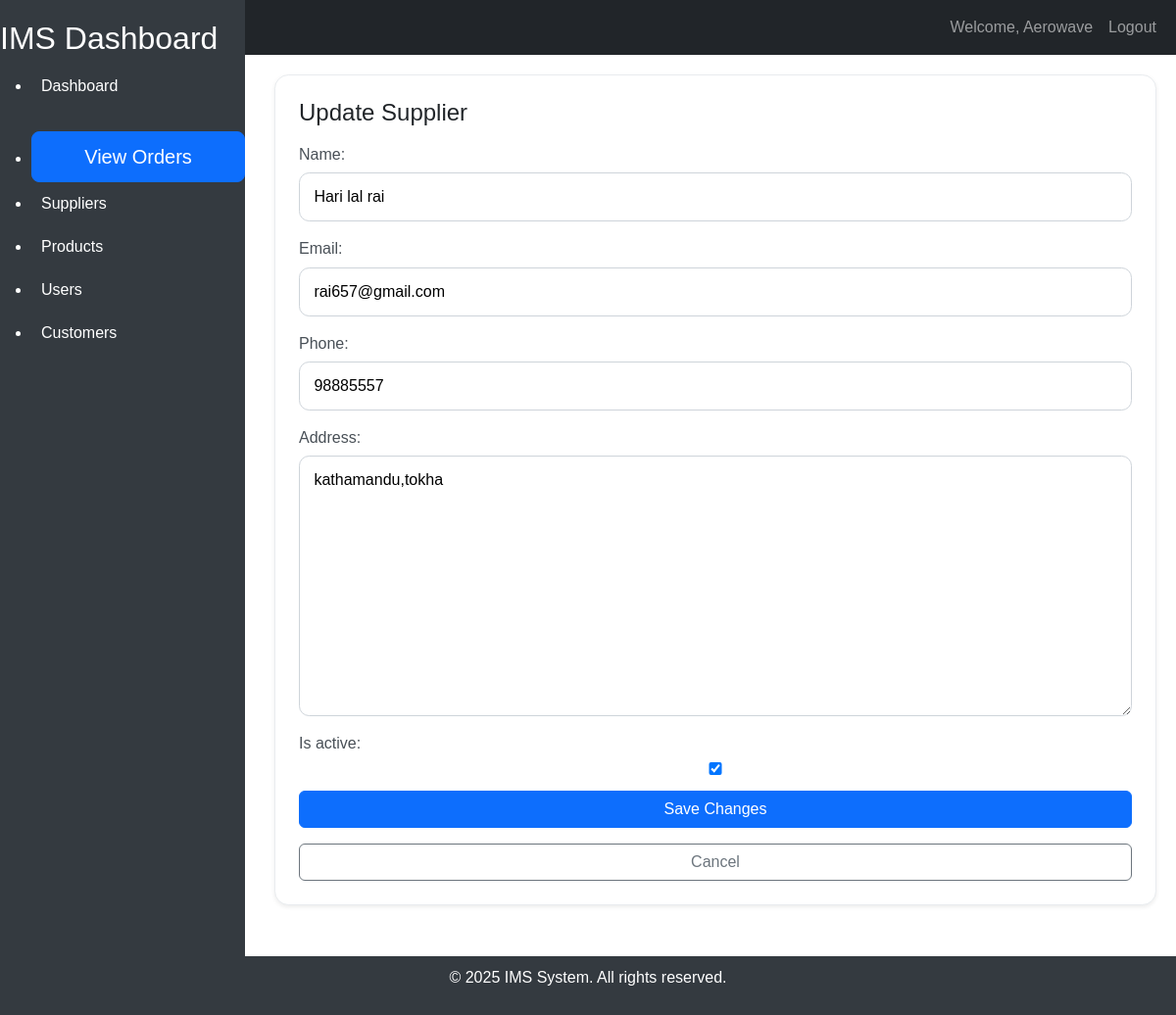
Screenshot of /suppliers/suppliers/1/update/ (signed in) with the database file from the repository.
### suppliers/models.py (models this page shows, shortened)
class Supplier(models.Model):
    name = models.CharField(max_length=100)
    email = models.EmailField()
    phone = models.CharField(max_length=20)
    address = models.TextField(blank=True, null=True)
    created_at = models.DateTimeField(auto_now_add=True)
    updated_at = models.DateTimeField(auto_now=True)
    is_active = models.BooleanField(default=True)
    class Meta:
        db_table = 'Suppliers'
        verbose_name = 'Supplier'
        verbose_name_plural = 'Suppliers'
        indexes = [
            models.Index(fields=['name']),
            models.Index(fields=['email']),
        ]

### suppliers/views.py (the view)
# urls.py: path('suppliers/<int:pk>/update/', SupplierUpdateView.as_view(), name='supplier-update'),
class SupplierUpdateView(SessionLoginRequiredMixin, UpdateView):
    model = Supplier
    form_class = SupplierForm
    template_name = "suppliers/supplier_update.html"
    success_url = reverse_lazy("supplier-list")

### suppliers/forms.py
class SupplierForm(forms.ModelForm):
    name = forms.CharField(widget=forms.TextInput(attrs={"placeholder": "Enter Supplier Name"}), label='Name')
    email = forms.EmailField(widget=forms.EmailInput(attrs={"placeholder": "Enter Email"}), label='Email')
    phone = forms.CharField(widget=forms.TextInput(attrs={"placeholder": "Enter Phone"}), label='Phone')
    address = forms.CharField(widget=forms.Textarea(attrs={"placeholder": "Enter Address"}), label='Address')
    class Meta:
        model = Supplier
        fields = '__all__'

### home/mixins.py (called while the page is built)
    def dispatch(self, request, *args, **kwargs):
        if not request.session.get("user_id"):
            return redirect_to_login(request.get_full_path(), "login")
        return super().dispatch(request, *args, **kwargs)

### suppliers/template/suppliers/supplier_update.html (shortened to what this page needs)
{% extends "home/base.html" %}
{% block content %}
<div class="supplier-card shadow-sm p-4">
    <h2 class="h4 mb-3">Update Supplier</h2>
    <form method="post" class="supplier-form">
        {{ form.as_p }}
        <button type="submit" class="btn btn-primary">Save Changes</button>
        <a href="{% url 'supplier-list' %}" class="btn btn-outline-secondary">Cancel</a>
    </form>
</div>
{% endblock %}

### home/templates/home/base.html (shortened to what this page needs)
{% load static %}
<!DOCTYPE html>
<html lang="en">
<head>
    <link href="https://cdn.jsdelivr.net/npm/bootstrap@5.3.0-alpha1/dist/css/bootstrap.min.css" rel="stylesheet">
    <link rel="stylesheet" href="{% static 'customer/css/customer.css' %}">
</head>
<body>
    <nav class="navbar navbar-expand-lg navbar-dark bg-dark">
        <div class="container-fluid">
            <a class="navbar-brand" href="#">IMS</a>
            <div class="collapse navbar-collapse" id="navbarNav">
                <ul class="navbar-nav ms-auto">
                    {% if user.is_authenticated %}
                    <li class="nav-item">
                        <a class="nav-link" href="#">Welcome, {{ user.username }}</a>
                    </li>
                    <li class="nav-item">
                        <a class="nav-link" href="{% url 'logout' %}">Logout</a>
                    </li>
                    {% endif %}
                </ul>
            </div>
        </div>
    </nav>
    <div class="sidebar">
        <h2>IMS Dashboard</h2>
        <ul>
            <li>
                <a href="{% url 'dashboard' %}"
                    class="{% if request.path == '/dashboard/' %}active{% endif %}">Dashboard</a>
            </li>
            <li class="text-center mt-4">
                <a href="{% url 'order_list' %}" class="btn btn-primary btn-lg">View Orders</a>
            </li>
            <li>
                <a href="{% url 'supplier-list' %}"
                    class="{% if request.path == '/suppliers/suppliers/' %}active{% endif %}">Suppliers</a>
            </li>
            <li>
                <a href="{% url 'product-list' %}"
                    class="{% if request.path == '/products/products/' %}active{% endif %}">Products</a>
            </li>
            <li>
                <a href="{% url 'user_list' %}"
                    class="{% if request.path == '/user/users/' %}active{% endif %}">Users</a>
            </li>
            <li>
                <a href="{% url 'customer-list' %}"
                    class="{% if request.path == '/customer/customers/' %}active{% endif %}">Customers</a>
            </li>
        </ul>
    </div>
    <div class="content">
        {% block content %}
        {% endblock %}
    </div>
    <footer class="footer">
        <div class="container">
            <p>&copy; 2025 IMS System. All rights reserved.</p>
        </div>
    </footer>
</body>
</html>

### customer/static/customer/css/customer.css (style rules this page uses)
.supplier-card { max-width: 900px; margin: 0 auto 2rem; border-radius: 0.9rem; overflow: hidden; background: #ffffff; border: 1px solid #e9ecef; }
.supplier-form { display: grid; gap: 1rem; }
.supplier-form p { display: grid; gap: 0.4rem; margin: 0; color: #495057; font-weight: 500; }
.supplier-form input, .supplier-form select, .supplier-form textarea { width: 100%; border: 1px solid #ced4da; border-radius: 0.65rem; padding: 0.75rem 0.9rem; font: inherit; }

### home/templates/home/base.html (style rules this page uses)
body { font-family: Arial, sans-serif; display: flex; flex-direction: column; min-height: 100vh; }
.sidebar { position: fixed; top: 0; left: 0; height: 100%; width: 250px; background-color: #343a40; color: #fff; padding-top: 20px; }
.sidebar a { color: #fff; text-decoration: none; padding: 10px; display: block; }
.content { margin-left: 260px; padding: 20px; flex: 1; }
.footer { background-color: #343a40; color: white; text-align: center; padding: 10px 0; position: relative; width: 100%; }

### rows the page displays
Supplier: name "Hari lal rai", email "rai657@gmail.com", phone "98885557", address "kathamandu,tokha", is_active "☑"

### other values shown
{{ user.username }} "Aerowave"
